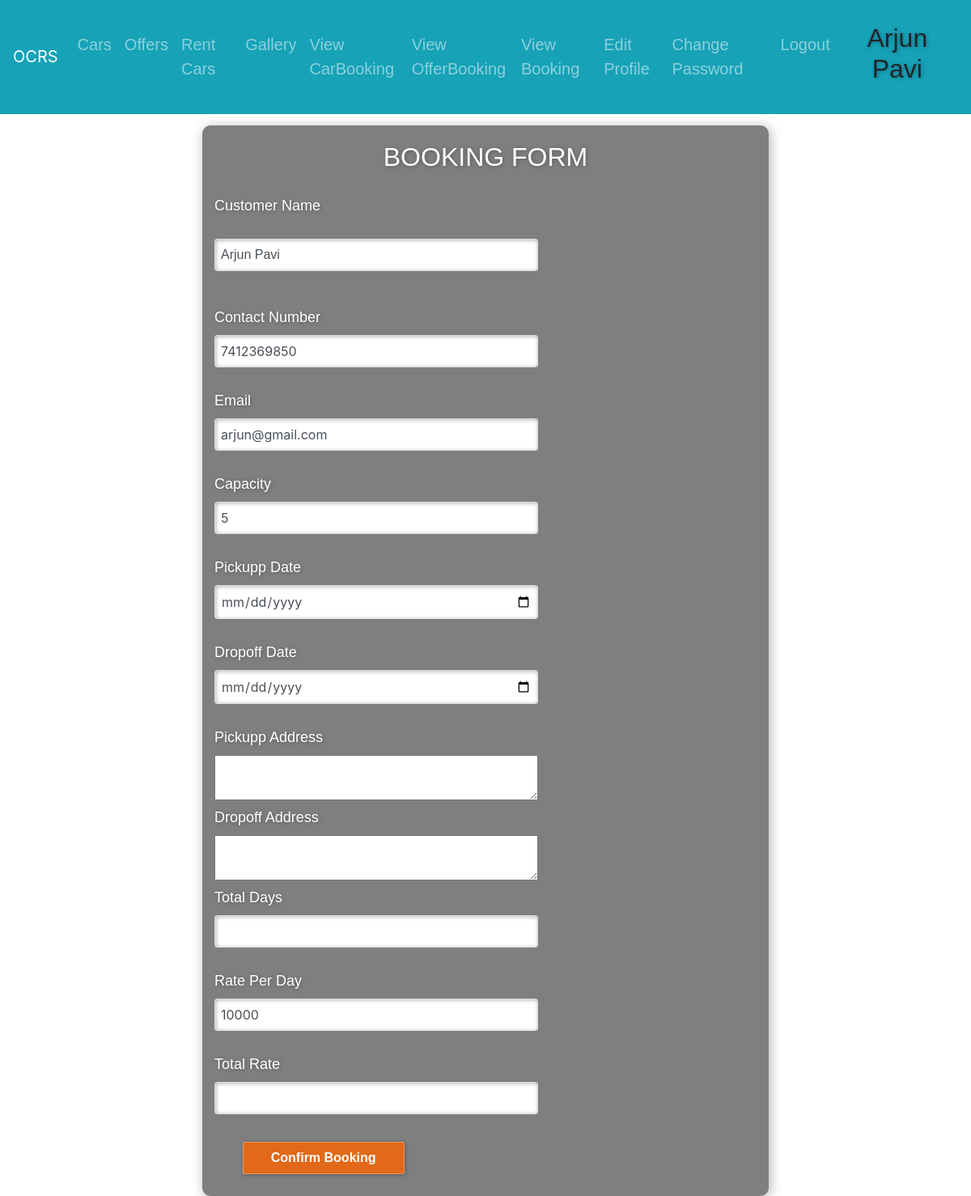
/booking/1/ (signed in), run on the app's committed database.
### sample/models.py (models this page shows)
class User(AbstractUser):
    usertype = models.CharField(max_length=50,default=True)
    age = models.IntegerField(verbose_name="Age",default=0)
    address = models.CharField(max_length=100,default=True)
    ph = models.IntegerField(default=0)
    city = models.CharField(max_length=50,default=True)
    pincode = models.IntegerField(default=0)

class Addcar(models.Model):
    car_name = models.CharField(max_length=50)
    color = models.CharField(max_length=50)
    city = models.CharField(max_length=50)
    pincode = models.IntegerField()
    description = models.TextField(max_length=100)
    capacity = models.IntegerField()
    rate = models.IntegerField()

### sample/views.py (the view)
# urls.py: path('booking/<int:id>/',booking,name='booking'),
def booking(request,id):
    if request.method == 'POST':
        user = User.objects.get(pk=request.user.id)
        book = Booking()
        book.user_id = user.id
        book.cname = request.POST.get('username')
        book.ph = request.POST.get('ph')
        book.email = request.POST.get('email')
        book.capacity = request.POST.get('capacity')
        book.pickup_date = request.POST.get('pickup_date')
        book.dropoff_date = request.POST.get('dropoff_date')
        book.pickup_address = request.POST.get('pickup_address')
        book.dropoff_address = request.POST.get('dropoff_address')
        book.total_days = request.POST.get('days')
        book.rate_perday = request.POST.get('rate_perday')
        book.rate = request.POST.get('rate')
        book.save()
        return redirect(user_fn)
    else:
        user = User.objects.get(pk=request.user.id)
        addcar = Addcar.objects.get(pk=id)
        return render(request,'booking.html',{'data':user,'car':addcar})

### sample/templates/booking.html (shortened to what this page needs)
{% extends 'userbase.html' %}
{% block content %}
{% load static %}
<!DOCTYPE html>
<html lang="en">
<head>
    <link rel="stylesheet" href="https://maxcdn.bootstrapcdn.com/bootstrap/4.0.0/css/bootstrap.min.css">
</head>
<body>
    <div class="main">
        <div class="booking">
            <h2>BOOKING FORM</h2>
            <form method="POST">
                <div class="col-sm-6">
                    <label class="col-md-6.5 control-label">Customer Name<label><br>
                    <input type="text" name="cname" id="name" value="{{data.username}}" class="form-control"><br>
                </div>
                <div class="col-sm-6">
                    <label class="col-md-6.5 control-label">Contact Number</label>
                    <input type="number" name="ph" id="name" value="{{data.ph}}" class="form-control"><br>
                </div>
                <div class="col-sm-5">
                    <label class="col-md-4.5 control-label">Email</label>
                    <input type="email" name="email" id="name" value="{{data.email}}" class="form-control"><br>
                </div>
                <div class="col-sm-6">
                    <label class="col-md-6.5 control-label">Capacity</label>
                    <input type="number" name="capacity" id="name" value="{{car.capacity}}" class="form-control"><br>
                </div>
                <div class="col-sm-5">
                    <label class="col-md-4.5 control-label">Pickupp Date</label>
                    <input type="date" name="pickup_date" id="name"  class="form-control"><br>
                </div>
                <div class="col-sm-5">
                    <label class="col-md-4.5 control-label">Dropoff Date</label>
                    <input type="date" name="dropoff_date" id="name"  class="form-control"><br>
                </div>
                <div class="col-sm-6">
                    <label class="col-md-6.5 control-label">Pickupp Address</label>
                    <textarea class="textarea"  id="textarea" name="pickup_address" class="form-control"></textarea><br>
                </div>
                <div class="col-sm-6">
                    <label class="col-md-6.5 control-label">Dropoff Address</label>
                    <textarea class="textarea"  id="textarea" name="dropoff_address" class="form-control"></textarea><br>
                </div>
                <div class="col-sm-6">
                    <label class="col-md-6.5 control-label">Total Days</label>
                    <input type="number" name="days" id="days" onkeyup="myfunc(this)"  class="form-control"><br>
                </div>
                <div class="col-sm-6">
                    <label class="col-md-6.5 control-label">Rate Per Day</label>
                    <input type="number" name="rate_perday" id="day" value="{{car.rate}}" class="form-control"><br>
                </div>
                <div class="col-sm-6">
                    <label class="col-md-6.5 control-label">Total Rate</label>
                    <input type="number" name="rate" id="rate" class="form-control"><br>
                </div>
                <div class="btn col-sm-4" style="margin-left: 33px;" >
                    <input type="submit" value="Confirm Booking" name="submit" id="submit">
                </div>
                </form>
        </div>
    </div>
</body>
</html>
{% endblock content %}

### sample/templates/userbase.html (shortened to what this page needs)
<!DOCTYPE html>
<html lang="en">
<head>
    {% load static %}
    <link rel="stylesheet" href="https://maxcdn.bootstrapcdn.com/bootstrap/4.0.0/css/bootstrap.min.css">
</head>
<body>
      <nav class="navbar navbar-expand-lg navbar-dark  bg-info">
         <a class="navbar-brand" href="#">OCRS</a>
        <div class="collapse navbar-collapse justify-content-end" id="navbarNav">
          <ul class="navbar-nav">
            <li class="nav-item">
              <a class="nav-link" href="{% url 'car' %}">Cars</a>
            </li>
            <li class="nav-item">
              <a class="nav-link" href="{% url 'offers' %}">Offers</a>
            </li>
            <li class="nav-item">
              <a class="nav-link" href="{% url 'useraddcar' %}">Rent Cars</a>
            </li>
            <li class="nav-item">
              <a class="nav-link" href="{% url 'user_image' %}">Gallery</a>
            </li>
            <li class="nav-item">
              <a class="nav-link" href="{% url 'user_viewcarbook' %}">View CarBooking</a>
            </li>
            <li class="nav-item">
              <a class="nav-link" href="{% url 'user_viewoffer' %}">View OfferBooking</a>
            </li>
            <li class="nav-item">
              <a class="nav-link" href="{% url 'user_view' %}">View Booking</a>
            </li>
            <li class="nav-item">
              <a class="nav-link" href="{% url 'editprofile' %}">Edit Profile</a>
            </li>
            <li class="nav-item">
              <a class="nav-link" href="{% url 'changeps' %}">Change Password</a>
            </li>
            <li class="nav-item">
              <a class="nav-link" href="{% url 'logout_user' %}">Logout</a>
            </li>
          </ul>
          <div class="Profile">
            {% if request.user.is_authenticated %}
            <h2>{{request.user}}</h2>
            {% endif%}
          </div>
        </div>
      </nav>
      {% block content %}
      {% endblock content %}
</body>
</html>

### sample/templates/userbase.html (style rules this page uses)
h2 { color:darkred; font-family: cursive; }
.collapse ul li a { font-size: 20px; font-family: Arial, Helvetica, sans-serif; }

### data on the page
User: user "Arjun Pavi", cname "Arjun Pavi", ph "7412369850", email "arjun@gmail.com"
Addcar: capacity "5", rate_perday "10000"
